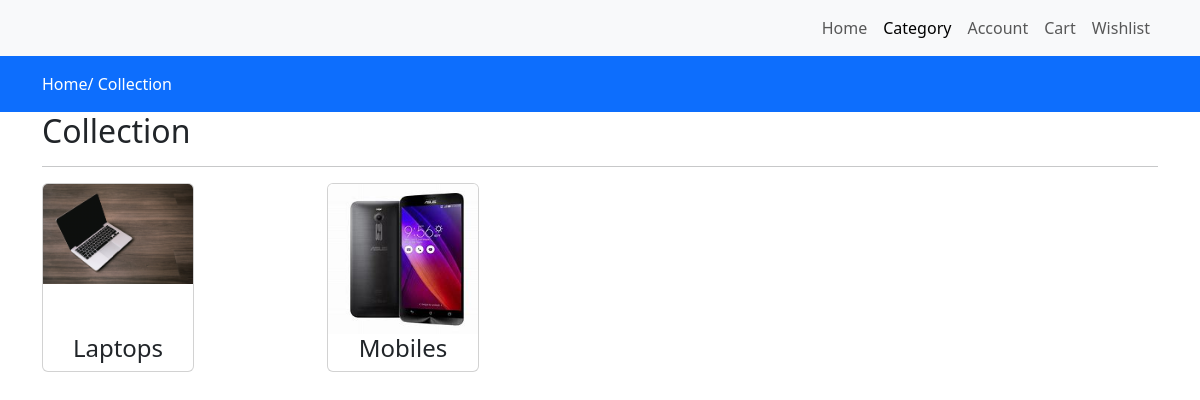
The page /category/ on the database its author committed.
### store/models.py (models this page shows, shortened)
class Category(models.Model):
    slug=models.CharField(max_length=150,null=False, blank=False)
    name=models.CharField(max_length=150,null=False, blank=False)
    image=models.ImageField(upload_to=get_file_path, null=True,blank=True)
    description=models.TextField(max_length=500,null=False,blank=False)
    status=models.BooleanField(default=False,help_text="0=default,1=Hidden")
    trending=models.BooleanField(default=False,help_text="0=default,1=Trending")
    meta_title=models.CharField(max_length=150,null=False, blank=False)
    meta_keyword=models.CharField(max_length=150,null=False, blank=False)
    meta_description=models.TextField(max_length=500,null=False,blank=False)
    created_at=models.DateTimeField(auto_now_add=True)

### store/views.py (the view)
# urls.py: path('category/',views.category,name="category"),
def category(request):
    category=Category.objects.filter(status=0)
    context={'category':category}
    return render(request,'category/category.html',context)

### templates/category/category.html
{% extends 'home/main.html'%}
{%load static%}
{% block content %}
<link rel="stylesheet" href="{% static 'css/style.css' %}">
<div class="py-3 bg-primary">
    <div class="container">
        <a class="text-white" href="{% url 'index'%}">Home/</a>
        <a class="text-white" href="{% url 'category'%}">Collection</a>
    </div>
</div>
    <div class="container">
    <div class="row">
        <div class="container">
            <div class="col-md-12">
                <h2>Collection</h2>
                <hr>
                <div class="row">
                {% for item in category%}
                <div class="col-md-3">
                    <div class="card-deck" >
                        <a href="{% url 'collections' item.slug%}" >
                            <div class="card">
                                <div class="category-image">
                                    <img src=" {{item.image.url}}" alt="Category Image" class="card-img-top">
                                </div>
                                <h4 class="text-center">{{item.name}}</h4>
                            </div>
                        </a>
                    </div>
                </div>
                {% endfor %}
                </div>
            </div>
        </div>
    </div>
</div>
{% endblock content %}

### templates/home/main.html (shortened to what this page needs)
{%load static%}
<!doctype html>
<html lang="en">
  <head>
  <link href="https://cdn.jsdelivr.net/npm/bootstrap@5.3.2/dist/css/bootstrap.min.css" rel="stylesheet">
  <link rel="stylesheet" href="https://stackpath.bootstrapcdn.com/font-awesome/4.7.0/css/font-awesome.min.css">
  <link rel="stylesheet" href="//cdn.jsdelivr.net/npm/alertifyjs@1.13.1/build/css/alertify.min.css"/>
  <link rel="stylesheet" href="//cdn.jsdelivr.net/npm/alertifyjs@1.13.1/build/css/themes/default.min.css"/>
</head>
{% include 'inc/navbar.html'%}
  <body>
    {% block content %}
    {% endblock content%}
  </body>
</html>

### templates/inc/navbar.html (shortened to what this page needs)
<nav class="navbar navbar-expand-lg bg-body-tertiary">
    <div class="container">
      <div class="collapse navbar-collapse" id="navbarNav">
        <ul class="navbar-nav ms-auto" >
          <li class="nav-item">
            <a class="nav-link {% if request.resolver_match.url_name == 'index' %}active {% endif %}" aria-current="page" href="{% url 'index'%}">Home</a>
          </li>
          <li class="nav-item">
            <a class="nav-link {% if request.resolver_match.url_name == 'category' %}active {% endif %}" href="{% url 'category'%}">Category</a>
          </li>
          {% if user.is_authenticated%}
          <li class="nav-item dropdown">
            <a class="nav-link dropdown-toggle" href="#" role="button" data-bs-toggle="dropdown" aria-expanded="false">
             <b style="text-transform: uppercase;"> {{request.user}}</b>
            </a>
            <ul class="dropdown-menu">
              <li><a class="dropdown-item" href="{% url 'myorder'%}">Orders</a></li>
              <li><a class="dropdown-item" href="{% url 'logout'%}">Log Out</a></li>
            </ul>
          </li>
          {% else %}
            <li class="nav-item">
              <a class="nav-link {% if request.resolver_match.url_name == 'account' %}active {% endif %}" href="{% url 'account'%}">Account</a>
            </li>
          {% endif %}
          <li class="nav-item">
            <a class="nav-link {% if request.resolver_match.url_name == 'cart' %}active {% endif %}" href="{% url 'cart'%}">Cart</a>
          </li>
          <li class="nav-item">
            <a class="nav-link {% if request.resolver_match.url_name == 'wishlist' %}active {% endif %}" href="{% url 'wishlist'%}">Wishlist</a>
          </li>
        </ul>
      </div>
    </div>
  </nav>

### static/css/style.css (style rules this page uses)
.card-deck { display: flex; flex-wrap: wrap; align-items: stretch; }
.card { flex: 1 0 auto; }
.category-image { width:150px; height: 150px; }
.active { font-weight: 500; }

### templates/home/main.html (style rules this page uses)
a { text-decoration:none; }

### rows shown on the page
Category: image (picture), name "Laptops"
Category: image (picture), name "Mobiles"
